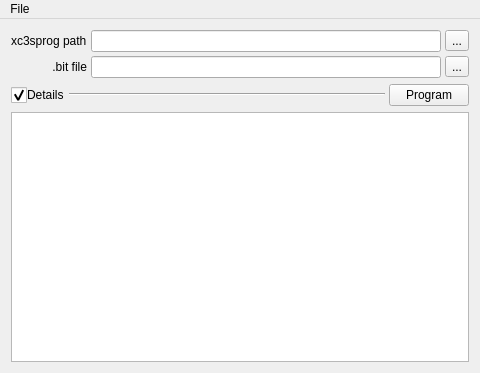
<?xml version="1.0" encoding="UTF-8"?>
<ui version="4.0">
 <class>MainWindow</class>
 <widget class="QMainWindow" name="MainWindow">
  <property name="sizePolicy">
   <sizepolicy hsizetype="Maximum" vsizetype="Maximum">
    <horstretch>0</horstretch>
    <verstretch>0</verstretch>
   </sizepolicy>
  </property>
  <property name="windowTitle">
   <string>miniSProg</string>
  </property>
  <widget class="QWidget" name="centralWidget">
   <layout class="QVBoxLayout" name="verticalLayout">
    <item>
     <widget class="QFrame" name="frame">
      <property name="sizePolicy">
       <sizepolicy hsizetype="Expanding" vsizetype="Fixed">
        <horstretch>0</horstretch>
        <verstretch>0</verstretch>
       </sizepolicy>
      </property>
      <property name="frameShape">
       <enum>QFrame::NoFrame</enum>
      </property>
      <property name="frameShadow">
       <enum>QFrame::Raised</enum>
      </property>
      <layout class="QGridLayout" name="gridLayout">
       <property name="leftMargin">
        <number>0</number>
       </property>
       <property name="topMargin">
        <number>0</number>
       </property>
       <property name="rightMargin">
        <number>0</number>
       </property>
       <property name="bottomMargin">
        <number>0</number>
       </property>
       <property name="spacing">
        <number>4</number>
       </property>
       <item row="0" column="3">
        <widget class="QToolButton" name="toolBtnProg">
         <property name="text">
          <string>...</string>
         </property>
        </widget>
       </item>
       <item row="0" column="0">
        <widget class="QLabel" name="label">
         <property name="text">
          <string>xc3sprog path</string>
         </property>
        </widget>
       </item>
       <item row="1" column="0">
        <widget class="QLabel" name="label_2">
         <property name="text">
          <string>.bit file</string>
         </property>
         <property name="textFormat">
          <enum>Qt::AutoText</enum>
         </property>
         <property name="alignment">
          <set>Qt::AlignRight|Qt::AlignTrailing|Qt::AlignVCenter</set>
         </property>
        </widget>
       </item>
       <item row="1" column="1">
        <widget class="QLineEdit" name="lineEdit_bitfile"/>
       </item>
       <item row="0" column="1">
        <widget class="QLineEdit" name="lineEdit_xc3sprog">
         <property name="minimumSize">
          <size>
           <width>350</width>
           <height>0</height>
          </size>
         </property>
        </widget>
       </item>
       <item row="1" column="3">
        <widget class="QToolButton" name="toolBtnBit">
         <property name="text">
          <string>...</string>
         </property>
        </widget>
       </item>
      </layout>
     </widget>
    </item>
    <item>
     <widget class="QFrame" name="frame_2">
      <property name="sizePolicy">
       <sizepolicy hsizetype="Expanding" vsizetype="Fixed">
        <horstretch>0</horstretch>
        <verstretch>0</verstretch>
       </sizepolicy>
      </property>
      <property name="frameShape">
       <enum>QFrame::NoFrame</enum>
      </property>
      <property name="frameShadow">
       <enum>QFrame::Raised</enum>
      </property>
      <layout class="QHBoxLayout" name="horizontalLayout_2">
       <property name="spacing">
        <number>4</number>
       </property>
       <property name="leftMargin">
        <number>0</number>
       </property>
       <property name="topMargin">
        <number>0</number>
       </property>
       <property name="rightMargin">
        <number>0</number>
       </property>
       <property name="bottomMargin">
        <number>0</number>
       </property>
       <item>
        <widget class="QCheckBox" name="checkBox_details">
         <property name="sizePolicy">
          <sizepolicy hsizetype="Preferred" vsizetype="Preferred">
           <horstretch>0</horstretch>
           <verstretch>0</verstretch>
          </sizepolicy>
         </property>
         <property name="maximumSize">
          <size>
           <width>70</width>
           <height>16777215</height>
          </size>
         </property>
         <property name="styleSheet">
          <string notr="true">QCheckBox {
     spacing: 0px;
} 

QCheckBox::indicator {
     width: 16px;
     height: 16px;
}

QCheckBox::indicator:unchecked {
     image: url(:/images/arrow_right.png);
}

QCheckBox::indicator:checked {
     image: url(:/images/arrow_down.png);
}
</string>
         </property>
         <property name="text">
          <string>Details</string>
         </property>
         <property name="checked">
          <bool>true</bool>
         </property>
        </widget>
       </item>
       <item>
        <widget class="Line" name="line">
         <property name="sizePolicy">
          <sizepolicy hsizetype="Expanding" vsizetype="Maximum">
           <horstretch>0</horstretch>
           <verstretch>0</verstretch>
          </sizepolicy>
         </property>
         <property name="orientation">
          <enum>Qt::Horizontal</enum>
         </property>
        </widget>
       </item>
       <item>
        <widget class="QPushButton" name="pushButton_Program">
         <property name="sizePolicy">
          <sizepolicy hsizetype="Maximum" vsizetype="Fixed">
           <horstretch>0</horstretch>
           <verstretch>0</verstretch>
          </sizepolicy>
         </property>
         <property name="maximumSize">
          <size>
           <width>16777215</width>
           <height>16777215</height>
          </size>
         </property>
         <property name="text">
          <string>Program</string>
         </property>
        </widget>
       </item>
      </layout>
     </widget>
    </item>
    <item>
     <widget class="QTextEdit" name="textEdit">
      <property name="sizePolicy">
       <sizepolicy hsizetype="Expanding" vsizetype="Expanding">
        <horstretch>0</horstretch>
        <verstretch>0</verstretch>
       </sizepolicy>
      </property>
      <property name="minimumSize">
       <size>
        <width>0</width>
        <height>250</height>
       </size>
      </property>
      <property name="frameShadow">
       <enum>QFrame::Plain</enum>
      </property>
      <property name="lineWidth">
       <number>1</number>
      </property>
      <property name="undoRedoEnabled">
       <bool>false</bool>
      </property>
      <property name="readOnly">
       <bool>true</bool>
      </property>
     </widget>
    </item>
   </layout>
  </widget>
  <widget class="QMenuBar" name="menuBar">
   <property name="geometry">
    <rect>
     <x>0</x>
     <y>0</y>
     <width>532</width>
     <height>20</height>
    </rect>
   </property>
   <widget class="QMenu" name="menuFile">
    <property name="title">
     <string>File</string>
    </property>
    <addaction name="actionExit"/>
   </widget>
   <addaction name="menuFile"/>
  </widget>
  <action name="actionExit">
   <property name="text">
    <string>Exit</string>
   </property>
  </action>
 </widget>
 <layoutdefault spacing="6" margin="11"/>
 <resources/>
 <connections/>
</ui>
